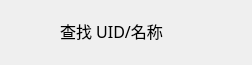
<?xml version="1.0" encoding="UTF-8"?>
<ui version="4.0">
 <class>Form</class>
 <widget class="QWidget" name="Form">
  <property name="geometry">
   <rect>
    <x>0</x>
    <y>0</y>
    <width>252</width>
    <height>65</height>
   </rect>
  </property>
  <property name="minimumSize">
   <size>
    <width>195</width>
    <height>65</height>
   </size>
  </property>
  <property name="maximumSize">
   <size>
    <width>16777215</width>
    <height>65</height>
   </size>
  </property>
  <property name="windowTitle">
   <string>Form</string>
  </property>
  <layout class="QHBoxLayout" name="horizontalLayout">
   <property name="spacing">
    <number>0</number>
   </property>
   <property name="leftMargin">
    <number>0</number>
   </property>
   <property name="topMargin">
    <number>4</number>
   </property>
   <property name="rightMargin">
    <number>0</number>
   </property>
   <property name="bottomMargin">
    <number>6</number>
   </property>
   <item>
    <spacer name="horizontalSpacer_2">
     <property name="orientation">
      <enum>Qt::Horizontal</enum>
     </property>
     <property name="sizeType">
      <enum>QSizePolicy::Preferred</enum>
     </property>
     <property name="sizeHint" stdset="0">
      <size>
       <width>10</width>
       <height>20</height>
      </size>
     </property>
    </spacer>
   </item>
   <item>
    <widget class="QLabel" name="Lab_Icon">
     <property name="minimumSize">
      <size>
       <width>40</width>
       <height>40</height>
      </size>
     </property>
     <property name="maximumSize">
      <size>
       <width>40</width>
       <height>40</height>
      </size>
     </property>
     <property name="autoFillBackground">
      <bool>false</bool>
     </property>
     <property name="text">
      <string/>
     </property>
     <property name="pixmap">
      <pixmap resource="../Assets.qrc">:/Skin/Image/AddUserItemTitle.png</pixmap>
     </property>
     <property name="scaledContents">
      <bool>true</bool>
     </property>
     <property name="alignment">
      <set>Qt::AlignCenter</set>
     </property>
    </widget>
   </item>
   <item>
    <spacer name="horizontalSpacer_3">
     <property name="orientation">
      <enum>Qt::Horizontal</enum>
     </property>
     <property name="sizeType">
      <enum>QSizePolicy::Fixed</enum>
     </property>
     <property name="sizeHint" stdset="0">
      <size>
       <width>10</width>
       <height>20</height>
      </size>
     </property>
    </spacer>
   </item>
   <item>
    <widget class="QWidget" name="user_info_wid" native="true">
     <property name="sizePolicy">
      <sizepolicy hsizetype="Preferred" vsizetype="Fixed">
       <horstretch>1</horstretch>
       <verstretch>0</verstretch>
      </sizepolicy>
     </property>
     <property name="minimumSize">
      <size>
       <width>50</width>
       <height>50</height>
      </size>
     </property>
     <property name="maximumSize">
      <size>
       <width>120</width>
       <height>50</height>
      </size>
     </property>
     <property name="autoFillBackground">
      <bool>false</bool>
     </property>
     <property name="styleSheet">
      <string notr="true"/>
     </property>
     <widget class="QLabel" name="Lab_Desc">
      <property name="geometry">
       <rect>
        <x>0</x>
        <y>10</y>
        <width>141</width>
        <height>30</height>
       </rect>
      </property>
      <property name="sizePolicy">
       <sizepolicy hsizetype="Minimum" vsizetype="Preferred">
        <horstretch>0</horstretch>
        <verstretch>0</verstretch>
       </sizepolicy>
      </property>
      <property name="maximumSize">
       <size>
        <width>550</width>
        <height>30</height>
       </size>
      </property>
      <property name="font">
       <font>
        <family>微软雅黑</family>
        <pointsize>12</pointsize>
       </font>
      </property>
      <property name="autoFillBackground">
       <bool>false</bool>
      </property>
      <property name="text">
       <string>查找 UID/名称</string>
      </property>
      <property name="scaledContents">
       <bool>false</bool>
      </property>
      <property name="wordWrap">
       <bool>false</bool>
      </property>
     </widget>
    </widget>
   </item>
   <item>
    <widget class="QLabel" name="label">
     <property name="minimumSize">
      <size>
       <width>15</width>
       <height>20</height>
      </size>
     </property>
     <property name="maximumSize">
      <size>
       <width>15</width>
       <height>20</height>
      </size>
     </property>
     <property name="text">
      <string/>
     </property>
     <property name="pixmap">
      <pixmap resource="../Assets.qrc">:/Skin/Image/RightArrow.png</pixmap>
     </property>
     <property name="scaledContents">
      <bool>true</bool>
     </property>
     <property name="wordWrap">
      <bool>false</bool>
     </property>
    </widget>
   </item>
   <item>
    <spacer name="horizontalSpacer">
     <property name="orientation">
      <enum>Qt::Horizontal</enum>
     </property>
     <property name="sizeType">
      <enum>QSizePolicy::Expanding</enum>
     </property>
     <property name="sizeHint" stdset="0">
      <size>
       <width>10</width>
       <height>20</height>
      </size>
     </property>
    </spacer>
   </item>
  </layout>
 </widget>
 <resources>
  <include location="../Assets.qrc"/>
  <include location="../Assets.qrc"/>
 </resources>
 <connections/>
</ui>
